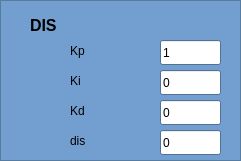
  <widget class="QFrame" name="dis_frame">
   <property name="geometry">
    <rect>
     <x>1120</x>
     <y>500</y>
     <width>241</width>
     <height>161</height>
    </rect>
   </property>
   <property name="palette">
    <palette>
     <active>
      <colorrole role="WindowText">
       <brush brushstyle="SolidPattern">
        <color alpha="255">
         <red>0</red>
         <green>0</green>
         <blue>0</blue>
        </color>
       </brush>
      </colorrole>
      <colorrole role="Button">
       <brush brushstyle="SolidPattern">
        <color alpha="255">
         <red>114</red>
         <green>159</green>
         <blue>207</blue>
        </color>
       </brush>
      </colorrole>
      <colorrole role="Light">
       <brush brushstyle="SolidPattern">
        <color alpha="255">
         <red>196</red>
         <green>225</green>
         <blue>255</blue>
        </color>
       </brush>
      </colorrole>
      <colorrole role="Midlight">
       <brush brushstyle="SolidPattern">
        <color alpha="255">
         <red>155</red>
         <green>192</green>
         <blue>231</blue>
        </color>
       </brush>
      </colorrole>
      <colorrole role="Dark">
       <brush brushstyle="SolidPattern">
        <color alpha="255">
         <red>57</red>
         <green>79</green>
         <blue>103</blue>
        </color>
       </brush>
      </colorrole>
      <colorrole role="Mid">
       <brush brushstyle="SolidPattern">
        <color alpha="255">
         <red>76</red>
         <green>106</green>
         <blue>138</blue>
        </color>
       </brush>
      </colorrole>
      <colorrole role="Text">
       <brush brushstyle="SolidPattern">
        <color alpha="255">
         <red>0</red>
         <green>0</green>
         <blue>0</blue>
        </color>
       </brush>
      </colorrole>
      <colorrole role="BrightText">
       <brush brushstyle="SolidPattern">
        <color alpha="255">
         <red>255</red>
         <green>255</green>
         <blue>255</blue>
        </color>
       </brush>
      </colorrole>
      <colorrole role="ButtonText">
       <brush brushstyle="SolidPattern">
        <color alpha="255">
         <red>0</red>
         <green>0</green>
         <blue>0</blue>
        </color>
       </brush>
      </colorrole>
      <colorrole role="Base">
       <brush brushstyle="SolidPattern">
        <color alpha="255">
         <red>255</red>
         <green>255</green>
         <blue>255</blue>
        </color>
       </brush>
      </colorrole>
      <colorrole role="Window">
       <brush brushstyle="SolidPattern">
        <color alpha="255">
         <red>114</red>
         <green>159</green>
         <blue>207</blue>
        </color>
       </brush>
      </colorrole>
      <colorrole role="Shadow">
       <brush brushstyle="SolidPattern">
        <color alpha="255">
         <red>0</red>
         <green>0</green>
         <blue>0</blue>
        </color>
       </brush>
      </colorrole>
      <colorrole role="AlternateBase">
       <brush brushstyle="SolidPattern">
        <color alpha="255">
         <red>184</red>
         <green>207</green>
         <blue>231</blue>
        </color>
       </brush>
      </colorrole>
      <colorrole role="ToolTipBase">
       <brush brushstyle="SolidPattern">
        <color alpha="255">
         <red>255</red>
         <green>255</green>
         <blue>220</blue>
        </color>
       </brush>
      </colorrole>
      <colorrole role="ToolTipText">
       <brush brushstyle="SolidPattern">
        <color alpha="255">
         <red>0</red>
         <green>0</green>
         <blue>0</blue>
        </color>
       </brush>
      </colorrole>
     </active>
     <inactive>
      <colorrole role="WindowText">
       <brush brushstyle="SolidPattern">
        <color alpha="255">
         <red>0</red>
         <green>0</green>
         <blue>0</blue>
        </color>
       </brush>
      </colorrole>
      <colorrole role="Button">
       <brush brushstyle="SolidPattern">
        <color alpha="255">
         <red>114</red>
         <green>159</green>
         <blue>207</blue>
        </color>
       </brush>
      </colorrole>
      <colorrole role="Light">
       <brush brushstyle="SolidPattern">
        <color alpha="255">
         <red>196</red>
         <green>225</green>
         <blue>255</blue>
        </color>
       </brush>
      </colorrole>
      <colorrole role="Midlight">
       <brush brushstyle="SolidPattern">
        <color alpha="255">
         <red>155</red>
         <green>192</green>
         <blue>231</blue>
        </color>
       </brush>
      </colorrole>
      <colorrole role="Dark">
       <brush brushstyle="SolidPattern">
        <color alpha="255">
         <red>57</red>
         <green>79</green>
         <blue>103</blue>
        </color>
       </brush>
      </colorrole>
      <colorrole role="Mid">
       <brush brushstyle="SolidPattern">
        <color alpha="255">
         <red>76</red>
         <green>106</green>
         <blue>138</blue>
        </color>
       </brush>
      </colorrole>
      <colorrole role="Text">
       <brush brushstyle="SolidPattern">
        <color alpha="255">
         <red>0</red>
         <green>0</green>
         <blue>0</blue>
        </color>
       </brush>
      </colorrole>
      <colorrole role="BrightText">
       <brush brushstyle="SolidPattern">
        <color alpha="255">
         <red>255</red>
         <green>255</green>
         <blue>255</blue>
        </color>
       </brush>
      </colorrole>
      <colorrole role="ButtonText">
       <brush brushstyle="SolidPattern">
        <color alpha="255">
         <red>0</red>
         <green>0</green>
         <blue>0</blue>
        </color>
       </brush>
      </colorrole>
      <colorrole role="Base">
       <brush brushstyle="SolidPattern">
        <color alpha="255">
         <red>255</red>
         <green>255</green>
         <blue>255</blue>
        </color>
       </brush>
      </colorrole>
      <colorrole role="Window">
       <brush brushstyle="SolidPattern">
        <color alpha="255">
         <red>114</red>
         <green>159</green>
         <blue>207</blue>
        </color>
       </brush>
      </colorrole>
      <colorrole role="Shadow">
       <brush brushstyle="SolidPattern">
        <color alpha="255">
         <red>0</red>
         <green>0</green>
         <blue>0</blue>
        </color>
       </brush>
      </colorrole>
      <colorrole role="AlternateBase">
       <brush brushstyle="SolidPattern">
        <color alpha="255">
         <red>184</red>
         <green>207</green>
         <blue>231</blue>
        </color>
       </brush>
      </colorrole>
      <colorrole role="ToolTipBase">
       <brush brushstyle="SolidPattern">
        <color alpha="255">
         <red>255</red>
         <green>255</green>
         <blue>220</blue>
        </color>
       </brush>
      </colorrole>
      <colorrole role="ToolTipText">
       <brush brushstyle="SolidPattern">
        <color alpha="255">
         <red>0</red>
         <green>0</green>
         <blue>0</blue>
        </color>
       </brush>
      </colorrole>
     </inactive>
     <disabled>
      <colorrole role="WindowText">
       <brush brushstyle="SolidPattern">
        <color alpha="255">
         <red>57</red>
         <green>79</green>
         <blue>103</blue>
        </color>
       </brush>
      </colorrole>
      <colorrole role="Button">
       <brush brushstyle="SolidPattern">
        <color alpha="255">
         <red>114</red>
         <green>159</green>
         <blue>207</blue>
        </color>
       </brush>
      </colorrole>
      <colorrole role="Light">
       <brush brushstyle="SolidPattern">
        <color alpha="255">
         <red>196</red>
         <green>225</green>
         <blue>255</blue>
        </color>
       </brush>
      </colorrole>
      <colorrole role="Midlight">
       <brush brushstyle="SolidPattern">
        <color alpha="255">
         <red>155</red>
         <green>192</green>
         <blue>231</blue>
        </color>
       </brush>
      </colorrole>
      <colorrole role="Dark">
       <brush brushstyle="SolidPattern">
        <color alpha="255">
         <red>57</red>
         <green>79</green>
         <blue>103</blue>
        </color>
       </brush>
      </colorrole>
      <colorrole role="Mid">
       <brush brushstyle="SolidPattern">
        <color alpha="255">
         <red>76</red>
         <green>106</green>
         <blue>138</blue>
        </color>
       </brush>
      </colorrole>
      <colorrole role="Text">
       <brush brushstyle="SolidPattern">
        <color alpha="255">
         <red>57</red>
         <green>79</green>
         <blue>103</blue>
        </color>
       </brush>
      </colorrole>
      <colorrole role="BrightText">
       <brush brushstyle="SolidPattern">
        <color alpha="255">
         <red>255</red>
         <green>255</green>
         <blue>255</blue>
        </color>
       </brush>
      </colorrole>
      <colorrole role="ButtonText">
       <brush brushstyle="SolidPattern">
        <color alpha="255">
         <red>57</red>
         <green>79</green>
         <blue>103</blue>
        </color>
       </brush>
      </colorrole>
      <colorrole role="Base">
       <brush brushstyle="SolidPattern">
        <color alpha="255">
         <red>114</red>
         <green>159</green>
         <blue>207</blue>
        </color>
       </brush>
      </colorrole>
      <colorrole role="Window">
       <brush brushstyle="SolidPattern">
        <color alpha="255">
         <red>114</red>
         <green>159</green>
         <blue>207</blue>
        </color>
       </brush>
      </colorrole>
      <colorrole role="Shadow">
       <brush brushstyle="SolidPattern">
        <color alpha="255">
         <red>0</red>
         <green>0</green>
         <blue>0</blue>
        </color>
       </brush>
      </colorrole>
      <colorrole role="AlternateBase">
       <brush brushstyle="SolidPattern">
        <color alpha="255">
         <red>114</red>
         <green>159</green>
         <blue>207</blue>
        </color>
       </brush>
      </colorrole>
      <colorrole role="ToolTipBase">
       <brush brushstyle="SolidPattern">
        <color alpha="255">
         <red>255</red>
         <green>255</green>
         <blue>220</blue>
        </color>
       </brush>
      </colorrole>
      <colorrole role="ToolTipText">
       <brush brushstyle="SolidPattern">
        <color alpha="255">
         <red>0</red>
         <green>0</green>
         <blue>0</blue>
        </color>
       </brush>
      </colorrole>
     </disabled>
    </palette>
   </property>
   <property name="frameShape">
    <enum>QFrame::StyledPanel</enum>
   </property>
   <property name="frameShadow">
    <enum>QFrame::Raised</enum>
   </property>
   <widget class="QLabel" name="label_10">
    <property name="geometry">
     <rect>
      <x>30</x>
      <y>10</y>
      <width>191</width>
      <height>31</height>
     </rect>
    </property>
    <property name="palette">
     <palette>
      <active>
       <colorrole role="WindowText">
        <brush brushstyle="SolidPattern">
         <color alpha="255">
          <red>0</red>
          <green>0</green>
          <blue>0</blue>
         </color>
        </brush>
       </colorrole>
       <colorrole role="Button">
        <brush brushstyle="SolidPattern">
         <color alpha="255">
          <red>114</red>
          <green>159</green>
          <blue>207</blue>
         </color>
        </brush>
       </colorrole>
       <colorrole role="Light">
        <brush brushstyle="SolidPattern">
         <color alpha="255">
          <red>196</red>
          <green>225</green>
          <blue>255</blue>
         </color>
        </brush>
       </colorrole>
       <colorrole role="Midlight">
        <brush brushstyle="SolidPattern">
         <color alpha="255">
          <red>155</red>
          <green>192</green>
          <blue>231</blue>
         </color>
        </brush>
       </colorrole>
       <colorrole role="Dark">
        <brush brushstyle="SolidPattern">
         <color alpha="255">
          <red>57</red>
          <green>79</green>
          <blue>103</blue>
         </color>
        </brush>
       </colorrole>
       <colorrole role="Mid">
        <brush brushstyle="SolidPattern">
         <color alpha="255">
          <red>76</red>
          <green>106</green>
          <blue>138</blue>
         </color>
        </brush>
       </colorrole>
       <colorrole role="Text">
        <brush brushstyle="SolidPattern">
         <color alpha="255">
          <red>0</red>
          <green>0</green>
          <blue>0</blue>
         </color>
        </brush>
       </colorrole>
       <colorrole role="BrightText">
        <brush brushstyle="SolidPattern">
         <color alpha="255">
          <red>255</red>
          <green>255</green>
          <blue>255</blue>
         </color>
        </brush>
       </colorrole>
       <colorrole role="ButtonText">
        <brush brushstyle="SolidPattern">
         <color alpha="255">
          <red>0</red>
          <green>0</green>
          <blue>0</blue>
         </color>
        </brush>
       </colorrole>
       <colorrole role="Base">
        <brush brushstyle="SolidPattern">
         <color alpha="255">
          <red>255</red>
          <green>255</green>
          <blue>255</blue>
         </color>
        </brush>
       </colorrole>
       <colorrole role="Window">
        <brush brushstyle="SolidPattern">
         <color alpha="255">
          <red>114</red>
          <green>159</green>
          <blue>207</blue>
         </color>
        </brush>
       </colorrole>
       <colorrole role="Shadow">
        <brush brushstyle="SolidPattern">
         <color alpha="255">
          <red>0</red>
          <green>0</green>
          <blue>0</blue>
         </color>
        </brush>
       </colorrole>
       <colorrole role="AlternateBase">
        <brush brushstyle="SolidPattern">
         <color alpha="255">
          <red>184</red>
          <green>207</green>
          <blue>231</blue>
         </color>
        </brush>
       </colorrole>
       <colorrole role="ToolTipBase">
        <brush brushstyle="SolidPattern">
         <color alpha="255">
          <red>255</red>
          <green>255</green>
          <blue>220</blue>
         </color>
        </brush>
       </colorrole>
       <colorrole role="ToolTipText">
        <brush brushstyle="SolidPattern">
         <color alpha="255">
          <red>0</red>
          <green>0</green>
          <blue>0</blue>
         </color>
        </brush>
       </colorrole>
      </active>
      <inactive>
       <colorrole role="WindowText">
        <brush brushstyle="SolidPattern">
         <color alpha="255">
          <red>0</red>
          <green>0</green>
          <blue>0</blue>
         </color>
        </brush>
       </colorrole>
       <colorrole role="Button">
        <brush brushstyle="SolidPattern">
         <color alpha="255">
          <red>114</red>
          <green>159</green>
          <blue>207</blue>
         </color>
        </brush>
       </colorrole>
       <colorrole role="Light">
        <brush brushstyle="SolidPattern">
         <color alpha="255">
          <red>196</red>
          <green>225</green>
          <blue>255</blue>
         </color>
        </brush>
       </colorrole>
       <colorrole role="Midlight">
        <brush brushstyle="SolidPattern">
         <color alpha="255">
          <red>155</red>
          <green>192</green>
          <blue>231</blue>
         </color>
        </brush>
       </colorrole>
       <colorrole role="Dark">
        <brush brushstyle="SolidPattern">
         <color alpha="255">
          <red>57</red>
          <green>79</green>
          <blue>103</blue>
         </color>
        </brush>
       </colorrole>
       <colorrole role="Mid">
        <brush brushstyle="SolidPattern">
         <color alpha="255">
          <red>76</red>
          <green>106</green>
          <blue>138</blue>
         </color>
        </brush>
       </colorrole>
       <colorrole role="Text">
        <brush brushstyle="SolidPattern">
         <color alpha="255">
          <red>0</red>
          <green>0</green>
          <blue>0</blue>
         </color>
        </brush>
       </colorrole>
       <colorrole role="BrightText">
        <brush brushstyle="SolidPattern">
         <color alpha="255">
          <red>255</red>
          <green>255</green>
          <blue>255</blue>
         </color>
        </brush>
       </colorrole>
       <colorrole role="ButtonText">
        <brush brushstyle="SolidPattern">
         <color alpha="255">
          <red>0</red>
          <green>0</green>
          <blue>0</blue>
         </color>
        </brush>
       </colorrole>
       <colorrole role="Base">
        <brush brushstyle="SolidPattern">
         <color alpha="255">
          <red>255</red>
          <green>255</green>
          <blue>255</blue>
         </color>
        </brush>
       </colorrole>
       <colorrole role="Window">
        <brush brushstyle="SolidPattern">
         <color alpha="255">
          <red>114</red>
          <green>159</green>
          <blue>207</blue>
         </color>
        </brush>
       </colorrole>
       <colorrole role="Shadow">
        <brush brushstyle="SolidPattern">
         <color alpha="255">
          <red>0</red>
          <green>0</green>
          <blue>0</blue>
         </color>
        </brush>
       </colorrole>
       <colorrole role="AlternateBase">
        <brush brushstyle="SolidPattern">
         <color alpha="255">
          <red>184</red>
          <green>207</green>
          <blue>231</blue>
         </color>
        </brush>
       </colorrole>
       <colorrole role="ToolTipBase">
        <brush brushstyle="SolidPattern">
         <color alpha="255">
          <red>255</red>
          <green>255</green>
          <blue>220</blue>
         </color>
        </brush>
       </colorrole>
       <colorrole role="ToolTipText">
        <brush brushstyle="SolidPattern">
         <color alpha="255">
          <red>0</red>
          <green>0</green>
          <blue>0</blue>
         </color>
        </brush>
       </colorrole>
      </inactive>
      <disabled>
       <colorrole role="WindowText">
        <brush brushstyle="SolidPattern">
         <color alpha="255">
          <red>57</red>
          <green>79</green>
          <blue>103</blue>
         </color>
        </brush>
       </colorrole>
       <colorrole role="Button">
        <brush brushstyle="SolidPattern">
         <color alpha="255">
          <red>114</red>
          <green>159</green>
          <blue>207</blue>
         </color>
        </brush>
       </colorrole>
       <colorrole role="Light">
        <brush brushstyle="SolidPattern">
         <color alpha="255">
          <red>196</red>
          <green>225</green>
          <blue>255</blue>
         </color>
        </brush>
       </colorrole>
       <colorrole role="Midlight">
        <brush brushstyle="SolidPattern">
         <color alpha="255">
          <red>155</red>
          <green>192</green>
          <blue>231</blue>
         </color>
        </brush>
       </colorrole>
       <colorrole role="Dark">
        <brush brushstyle="SolidPattern">
         <color alpha="255">
          <red>57</red>
          <green>79</green>
          <blue>103</blue>
         </color>
        </brush>
       </colorrole>
       <colorrole role="Mid">
        <brush brushstyle="SolidPattern">
         <color alpha="255">
          <red>76</red>
          <green>106</green>
          <blue>138</blue>
         </color>
        </brush>
       </colorrole>
       <colorrole role="Text">
        <brush brushstyle="SolidPattern">
         <color alpha="255">
          <red>57</red>
          <green>79</green>
          <blue>103</blue>
         </color>
        </brush>
       </colorrole>
       <colorrole role="BrightText">
        <brush brushstyle="SolidPattern">
         <color alpha="255">
          <red>255</red>
          <green>255</green>
          <blue>255</blue>
         </color>
        </brush>
       </colorrole>
       <colorrole role="ButtonText">
        <brush brushstyle="SolidPattern">
         <color alpha="255">
          <red>57</red>
          <green>79</green>
          <blue>103</blue>
         </color>
        </brush>
       </colorrole>
       <colorrole role="Base">
        <brush brushstyle="SolidPattern">
         <color alpha="255">
          <red>114</red>
          <green>159</green>
          <blue>207</blue>
         </color>
        </brush>
       </colorrole>
       <colorrole role="Window">
        <brush brushstyle="SolidPattern">
         <color alpha="255">
          <red>114</red>
          <green>159</green>
          <blue>207</blue>
         </color>
        </brush>
       </colorrole>
       <colorrole role="Shadow">
        <brush brushstyle="SolidPattern">
         <color alpha="255">
          <red>0</red>
          <green>0</green>
          <blue>0</blue>
         </color>
        </brush>
       </colorrole>
       <colorrole role="AlternateBase">
        <brush brushstyle="SolidPattern">
         <color alpha="255">
          <red>114</red>
          <green>159</green>
          <blue>207</blue>
         </color>
        </brush>
       </colorrole>
       <colorrole role="ToolTipBase">
        <brush brushstyle="SolidPattern">
         <color alpha="255">
          <red>255</red>
          <green>255</green>
          <blue>220</blue>
         </color>
        </brush>
       </colorrole>
       <colorrole role="ToolTipText">
        <brush brushstyle="SolidPattern">
         <color alpha="255">
          <red>0</red>
          <green>0</green>
          <blue>0</blue>
         </color>
        </brush>
       </colorrole>
      </disabled>
     </palette>
    </property>
    <property name="font">
     <font>
      <pointsize>12</pointsize>
      <weight>75</weight>
      <italic>false</italic>
      <bold>true</bold>
     </font>
    </property>
    <property name="text">
     <string>DIS</string>
    </property>
   </widget>
   <widget class="QLineEdit" name="Kp_dis">
    <property name="geometry">
     <rect>
      <x>160</x>
      <y>40</y>
      <width>61</width>
      <height>25</height>
     </rect>
    </property>
    <property name="text">
     <string>1</string>
    </property>
   </widget>
   <widget class="QLabel" name="label_11">
    <property name="geometry">
     <rect>
      <x>70</x>
      <y>40</y>
      <width>71</width>
      <height>21</height>
     </rect>
    </property>
    <property name="text">
     <string>Kp</string>
    </property>
   </widget>
   <widget class="QLabel" name="label_12">
    <property name="geometry">
     <rect>
      <x>70</x>
      <y>70</y>
      <width>61</width>
      <height>21</height>
     </rect>
    </property>
    <property name="text">
     <string>Ki</string>
    </property>
   </widget>
   <widget class="QLineEdit" name="Ki_dis">
    <property name="geometry">
     <rect>
      <x>160</x>
      <y>70</y>
      <width>61</width>
      <height>25</height>
     </rect>
    </property>
    <property name="text">
     <string>0</string>
    </property>
   </widget>
   <widget class="QLineEdit" name="Kd_dis">
    <property name="geometry">
     <rect>
      <x>160</x>
      <y>100</y>
      <width>61</width>
      <height>25</height>
     </rect>
    </property>
    <property name="text">
     <string>0</string>
    </property>
   </widget>
   <widget class="QLabel" name="label_13">
    <property name="geometry">
     <rect>
      <x>70</x>
      <y>100</y>
      <width>61</width>
      <height>21</height>
     </rect>
    </property>
    <property name="text">
     <string>Kd</string>
    </property>
   </widget>
   <widget class="QLabel" name="label_15">
    <property name="geometry">
     <rect>
      <x>70</x>
      <y>130</y>
      <width>61</width>
      <height>21</height>
     </rect>
    </property>
    <property name="text">
     <string>dis</string>
    </property>
   </widget>
   <widget class="QLineEdit" name="setpoint_dis">
    <property name="geometry">
     <rect>
      <x>160</x>
      <y>130</y>
      <width>61</width>
      <height>25</height>
     </rect>
    </property>
    <property name="text">
     <string>0</string>
    </property>
   </widget>
  </widget>
